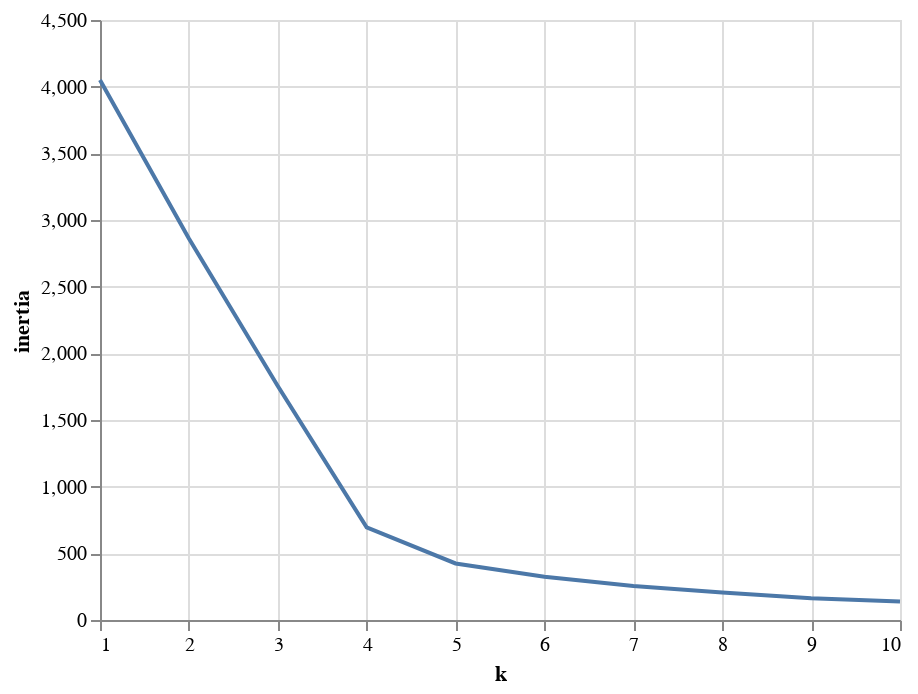

The notebook cell this image was saved under:
### Code cell
# altair plot
alt.Chart(df_elbow).mark_line().encode(
    x='k',
    y='inertia'
)

### Figure 1 — Vega-Lite specification as saved in the notebook (floating-point values rounded to 4 significant figures)
{"config": {"view": {"continuousWidth": 400, "continuousHeight": 300}}, "data": {"name": "data-d80e92c6c406d8c6918463658d5b1e82"}, "mark": "line", "encoding": {"x": {"type": "quantitative", "field": "k"}, "y": {"type": "quantitative", "field": "inertia"}}, "$schema": "https://vega.github.io/schema/vega-lite/v4.8.1.json", "datasets": {"data-d80e92c6c406d8c6918463658d5b1e82": [{"k": 1, "inertia": 4049.0}, {"k": 2, "inertia": 2861.0}, {"k": 3, "inertia": 1755.0}, {"k": 4, "inertia": 695.5}, {"k": 5, "inertia": 424.1}, {"k": 6, "inertia": 324.4}, {"k": 7, "inertia": 255.6}, {"k": 8, "inertia": 206.9}, {"k": 9, "inertia": 164.0}, {"k": 10, "inertia": 138.1}]}}
